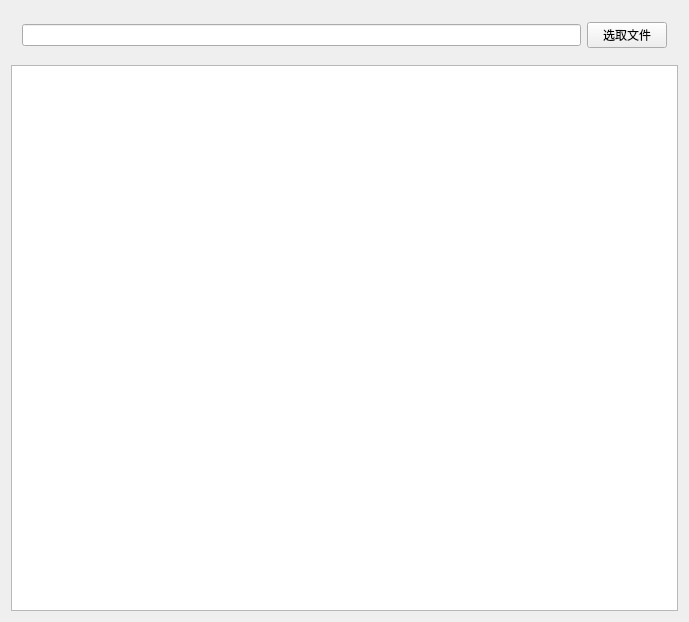
<?xml version="1.0" encoding="UTF-8"?>
<ui version="4.0">
 <class>Widget</class>
 <widget class="QWidget" name="Widget">
  <property name="geometry">
   <rect>
    <x>0</x>
    <y>0</y>
    <width>689</width>
    <height>622</height>
   </rect>
  </property>
  <property name="windowTitle">
   <string>Widget</string>
  </property>
  <layout class="QVBoxLayout" name="verticalLayout">
   <item>
    <widget class="QWidget" name="widget" native="true">
     <layout class="QHBoxLayout" name="horizontalLayout">
      <item>
       <widget class="QLineEdit" name="lineEdit"/>
      </item>
      <item>
       <widget class="QPushButton" name="pushButton">
        <property name="text">
         <string>选取文件</string>
        </property>
       </widget>
      </item>
     </layout>
    </widget>
   </item>
   <item>
    <widget class="QTextEdit" name="textEdit"/>
   </item>
  </layout>
 </widget>
 <layoutdefault spacing="6" margin="11"/>
 <resources/>
 <connections/>
</ui>
